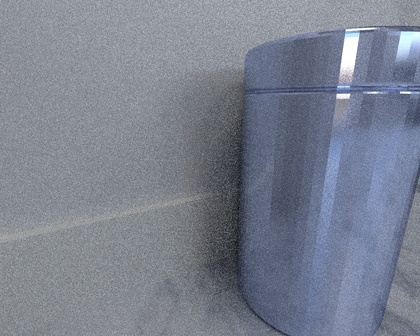
%> input picture code/data/scene2/frame/frame-000018.color.jpg, 420 x 336 px, shrunk from 1280 x 1024 before the run
$ octave test_find_peaks.m   (GNU Octave 9; MATLAB toolbox functions it lacks are replaced by stand-ins)
%> lines starting %> are read from the running program, lines starting %| are printed output that depends on the picture
clear all;
fn='frame-000018.color.jpg';
% [19 lines of commented-out code are left out]
x=imread(fn);
%> x is the input picture: size 336x420x3 uint8; mean R, G, B 122.5, 128.5, 142.3
% [21 lines of commented-out code are left out]
hsv_im=rgb2hsv(x);
%> hsv_im: size 336x420x3 double; mean H, S, V 0.612, 0.141, 0.558
ycbcr_im=rgb2ycbcr(x);
%> ycbcr_im: size 336x420x3 uint8; mean of channels 1, 2, 3 126.2, 135, 124.4
y=(ycbcr_im(:,:,1));
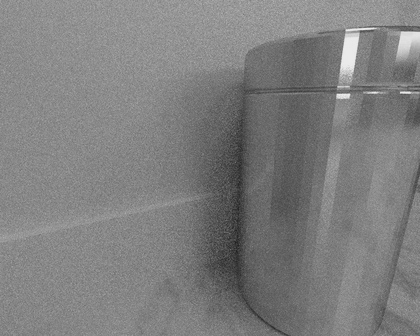
%> y: size 336x420 uint8; min 31, max 235, mean 126.2
new_y=y;
[w,h]=size(y);
%> w = 336; h = 420

thresh_values = multithresh(y,20);
%> thresh_values = 20 values from 60 to 218
median_value=median(thresh_values);
%> median_value = 126
new_y_upper=uint8(zeros(size(y)));
new_y_lower=uint8(zeros(size(y)));
new_y_upper(y>=median_value)=y(y>=median_value);
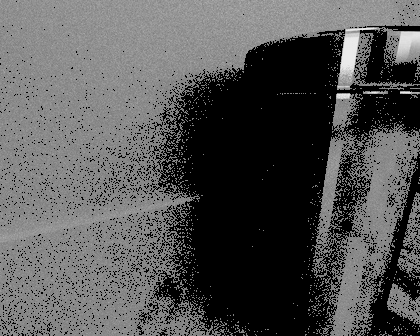
%> new_y_upper: size 336x420 uint8; min 0, max 235, mean 83.9
new_y_upper=new_y_upper(:);
new_y_upper(new_y_upper==0)=[];
upper_thresh_values = multithresh(new_y_upper,20);
%> upper_thresh_values = 20 values from 127 to 227

new_y_lower(y<median_value)=y(y<median_value);
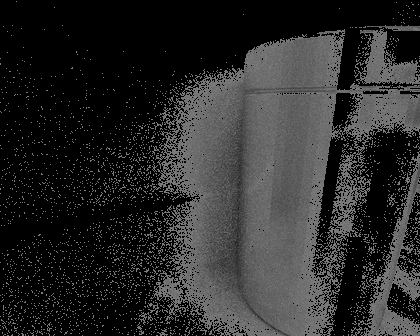
%> new_y_lower: size 336x420 uint8; min 0, max 125, mean 42.2
new_y_lower=new_y_lower(:);
% new_y_lower(new_y_lower==0)=[];
lower_thresh_values = multithresh(new_y_lower,20);
%> lower_thresh_values = 20 values from 0 to 123

yn =uint8( imquantize(y,thresh_values));
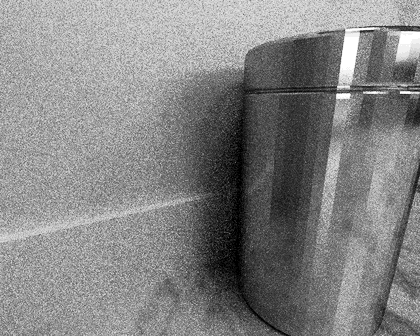
%> yn: size 336x420 uint8; min 1, max 21, mean 11.3; drawn with min black and max white
% yn =uint8( imquantize(y,[lower_thresh_values upper_thresh_values]));
%%
yn=histeq(yn);
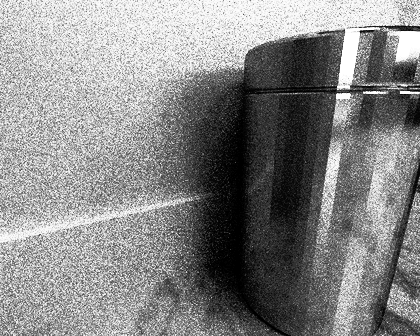
%> yn: size 336x420 uint8; min 0, max 255, mean 134.6
thresh_values=unique(yn);
%> thresh_values = 18 values from 0 to 255
%%
% [5 lines of commented-out code are left out]
figure;
% subplot(1,2,1);
imshow((yn));
% subplot(1,2,2);imshow((BW1));
N=11;
tic
% required_group2={};
try
    load([fn '.mat']);
catch
    for i=1:length(thresh_values)
        group_level(i).level=thresh_values(end-i+1);
        image_levels(:,:,i)=(yn==thresh_values(end-i+1));
%> (the run ends here)

$ run again, with code/data/scene3/frame/frame-000022.color.jpg copied over code/data/scene2/frame/frame-000018.color.jpg
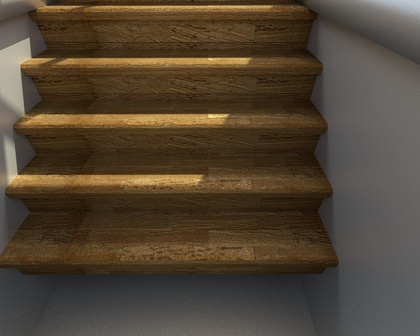
%> input picture code/data/scene3/frame/frame-000022.color.jpg, 420 x 336 px, shrunk from 1280 x 1024 before the run
%> x is the input picture: size 336x420x3 uint8; mean R, G, B 81.8, 68.6, 52.2
%> hsv_im: size 336x420x3 double; mean H, S, V 0.152, 0.387, 0.322
%> ycbcr_im: size 336x420x3 uint8; mean of channels 1, 2, 3 76.7, 118.9, 135
%> `thresh_values = multithresh(y,20);`: thresh_values = 20 values from 41 to 173
%> median_value = 87
%> upper_thresh_values = 20 values from 89 to 189
%> `new_y_lower(y<median_value)=y(y<median_value);`:
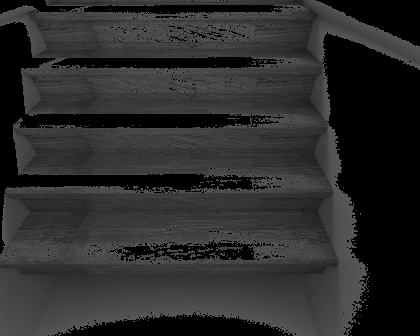
%> new_y_lower: size 336x420 uint8; min 0, max 86, mean 43.2
%> lower_thresh_values = 20 values from 0 to 84
%> `yn=histeq(yn);`:
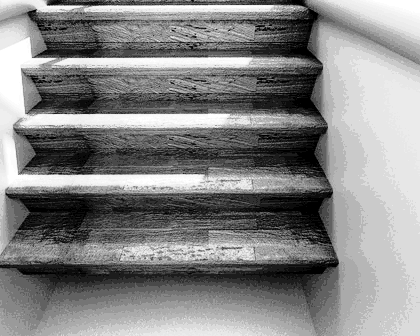
%> yn: size 336x420 uint8; min 0, max 255, mean 133.8
%> `thresh_values=unique(yn);`: thresh_values = 20 values from 0 to 255

$ run again, with code/data/scene1/frame/frame-000468.color.jpg copied over code/data/scene2/frame/frame-000018.color.jpg
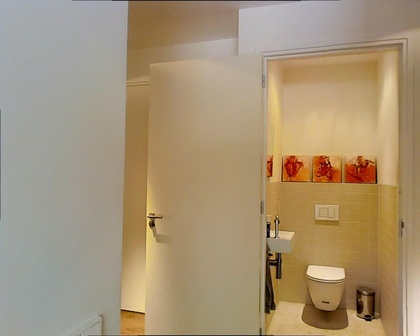
%> input picture code/data/scene1/frame/frame-000468.color.jpg, 420 x 336 px, shrunk from 1280 x 1024 before the run
%> x is the input picture: size 336x420x3 uint8; mean R, G, B 166.3, 146.9, 118
%> hsv_im: size 336x420x3 double; mean H, S, V 0.171, 0.301, 0.656
%> ycbcr_im: size 336x420x3 uint8; mean of channels 1, 2, 3 144.3, 112.5, 138.5
%> `thresh_values = multithresh(y,20);`: thresh_values = 20 values from 39 to 196
%> median_value = 136
%> upper_thresh_values = 20 values from 138 to 205
%> `new_y_lower(y<median_value)=y(y<median_value);`:
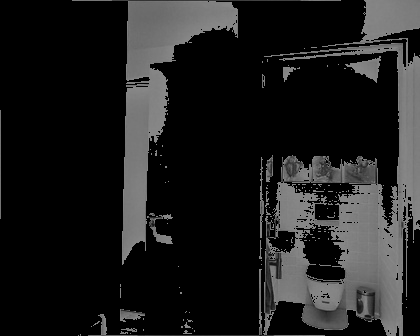
%> new_y_lower: size 336x420 uint8; min 0, max 135, mean 29.9
%> lower_thresh_values = 20 values from 0 to 133
%> `yn=histeq(yn);`:
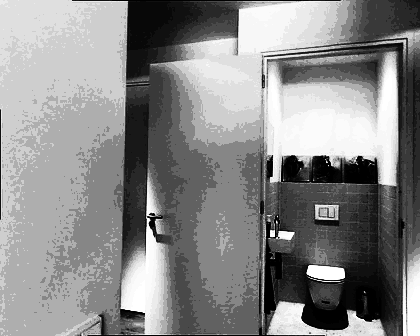
%> yn: size 336x420 uint8; min 0, max 255, mean 137
%> `thresh_values=unique(yn);`: thresh_values = 17 values from 0 to 255

$ run again, with code/data/scene2/frame/frame-000000.color.jpg copied over code/data/scene2/frame/frame-000018.color.jpg
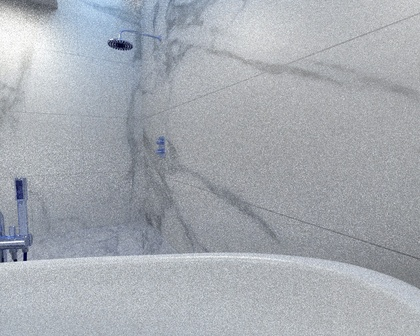
%> input picture code/data/scene2/frame/frame-000000.color.jpg, 420 x 336 px, shrunk from 1280 x 1024 before the run
%> x is the input picture: size 336x420x3 uint8; mean R, G, B 165.6, 170.2, 177.1
%> hsv_im: size 336x420x3 double; mean H, S, V 0.596, 0.0667, 0.694
%> ycbcr_im: size 336x420x3 uint8; mean of channels 1, 2, 3 161.7, 131.7, 125.4
%> `thresh_values = multithresh(y,20);`: thresh_values = 20 values from 44 to 220
%> median_value = 155
%> upper_thresh_values = 20 values from 157 to 223
%> `new_y_lower(y<median_value)=y(y<median_value);`:
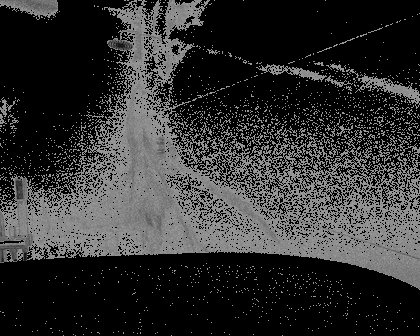
%> new_y_lower: size 336x420 uint8; min 0, max 154, mean 48.6
%> lower_thresh_values = 20 values from 0 to 152
%> `yn=histeq(yn);`:
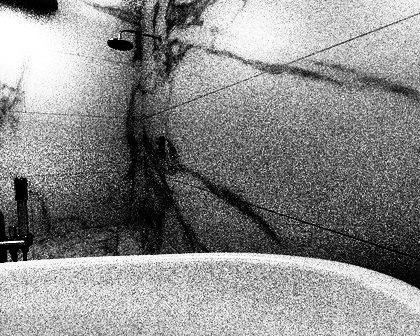
%> yn: size 336x420 uint8; min 0, max 255, mean 136.9
%> `thresh_values=unique(yn);`: thresh_values = 17 values from 0 to 255
